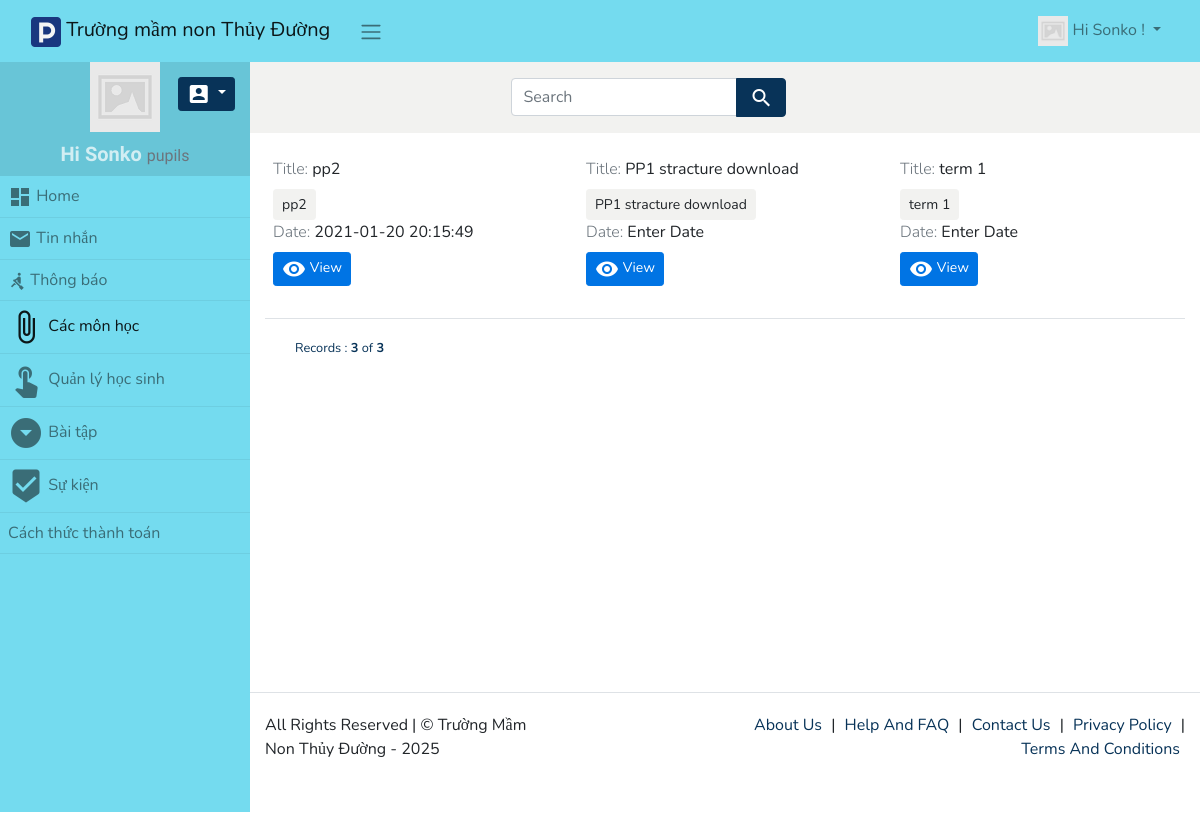
Page /feestracture (signed in) on the committed database.
### tables this page shows
CREATE TABLE `feestracture` (
  `id` int(11) NOT NULL,
  `title` varchar(255) NOT NULL,
  `content` varchar(255) NOT NULL,
  `date` varchar(255) NOT NULL
);

### app/views/partials/feestracture/list.php (the view, shortened to what the rows shown need)
<?php
$can_edit = ACL::is_allowed("feestracture/edit");
$can_view = ACL::is_allowed("feestracture/view");
?>
<?php
$page_element_id = "list-page-" . random_str();
$current_page = $this->set_current_page_link();
$view_data = $this->view_data;
$records = $view_data->records;
?>
<section class="page" id="<?php echo $page_element_id; ?>" data-page-type="list"  data-display-type="grid" data-page-url="<?php print_link($current_page); ?>">
                                            <div  class="">
                                                <div class="container-fluid">
                                                    <div class="row ">
                                                        <div class="col-md-12 comp-grid">
                                                            <div  class=" animated fadeIn page-content">
                                                                <div id="feestracture-list-records">
                                                                    <?php
                                                                    if(!empty($records)){
                                                                    ?>
                                                                    <div id="page-report-body">
                                                                        <div class="row sm-gutters page-data" id="page-data-<?php echo $page_element_id; ?>">
                                                                            <?php
                                                                            foreach($records as $data){
                                                                            $rec_id = (!empty($data['id']) ? urlencode($data['id']) : null);
                                                                            ?>
                                                                            <div class="col-sm-4">
                                                                                <div class="card-small p-2 mb-3 animated bounceIn">
                                                                                    <div class="mb-2">
                                                                                        <span <?php if($can_edit){ ?> data-value="<?php echo $data['title']; ?>"
                                                                                            class="is-editable" <?php } ?>>
                                                                                            <span class="font-weight-light text-muted ">
                                                                                                Title:
                                                                                            </span>
                                                                                            <?php echo $data['title']; ?>
                                                                                        </span>
                                                                                    </div>
                                                                                    <a class="btn btn-sm btn-light" href="<?php echo $data['content']; ?>"><i class ="fa fa-file"></i><?php echo " ".$data['title']; ?></a>
                                                                                    <div class="mb-2">
                                                                                        <span <?php if($can_edit){ ?> data-flatpickr="{altFormat: 'Y-m-d', minDate: '', maxDate: ''}"
                                                                                            class="is-editable" <?php } ?>>
                                                                                            <span class="font-weight-light text-muted ">
                                                                                                Date:
                                                                                            </span>
                                                                                            <?php echo $data['date']; ?>
                                                                                        </span>
                                                                                    </div>
                                                                                    <div class="td-btn">
                                                                                        <?php if($can_view){ ?>
                                                                                        <a class="btn btn-sm btn-success has-tooltip" title="View Record" href="<?php print_link("feestracture/view/$rec_id"); ?>">
                                                                                            <i class="material-icons">visibility</i> View
                                                                                        </a>
                                                                                        <?php } ?>
                                                                                    </div>
                                                                                </div>
                                                                            </div>
                                                                            <?php
                                                                            }
                                                                            ?>
                                                                        </div>
                                                                    </div>
                                                                    <?php
                                                                    }
                                                                    else{
                                                                    ?>
                                                                    <div class="text-muted  animated bounce p-3">
                                                                        <h4><i class="material-icons">block</i> No record found</h4>
                                                                    </div>
                                                                    <?php
                                                                    }
                                                                    ?>
                                                                </div>
                                                            </div>
                                                        </div>
                                                    </div>
                                                </div>
                                            </div>
                                        </section>

### rows in the picture
feestracture: title "pp2", date "2021-01-20 20:15:49"
feestracture: title "PP1 stracture download", date "Enter Date"
feestracture: title "term 1", date "Enter Date"

### other values in the picture
SITE_NAME "Trường mầm non Thủy Đường"
USER_NAME "Sonko"
ACL::$user_role "pupils"
$menuobj['label'] "Home"
$menuobj['label'] "Tin nhắn"
$menuobj['label'] "Thông báo"
$menuobj['label'] "Các môn học"
$menuobj['label'] "Quản lý học sinh"
$menuobj['label'] "Bài tập"
$menuobj['label'] "Sự kiện"
$menuobj['label'] "Cách thức thành toán"
$record_position "3"
$this->total_records "3"
SITE_NAME "Trường Mầm Non Thủy Đường"
